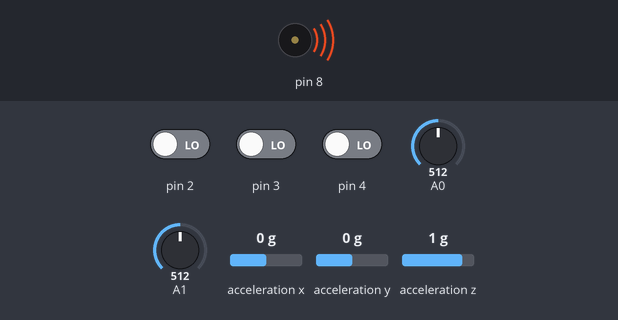
Bench run of a sketch on a simulated Arduino Uno, built with avr-gcc and run on an emulated ATmega328P. Shown: buzzer (waves = sounding). The inputs (shaded band) are chosen by the test bench; at power-on: acceleration z 1 g, A1 = 512, pin 2 LOW, A0 = 512, pin 3 LOW, pin 4 LOW, acceleration x 0 g, acceleration y 0 g. What the sketch prints to the serial monitor is not drawn.

Above: at 1.2 s.
1.3 s: acceleration z set to 0.7 g
At 1.8 s:
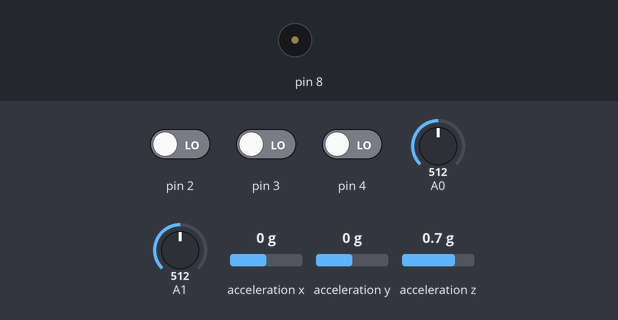
2.8 s: A1 set to 489
At 4.0 s:
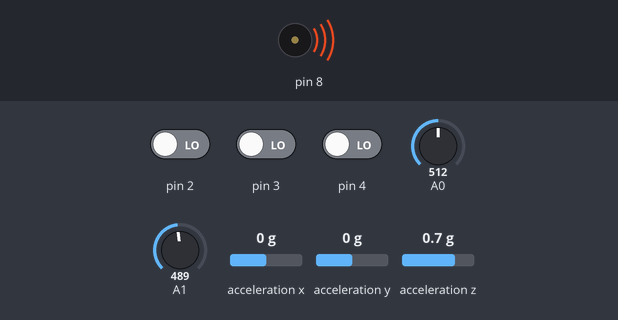
4.8 s: pin 2 driven HIGH
6.9 s: A0 set to 107
9.9 s: A0 set to 91
11.4 s: pin 3 driven HIGH
Timing chart, 0 to 14.4 s (numbered marks = the images above; inputs shaded):
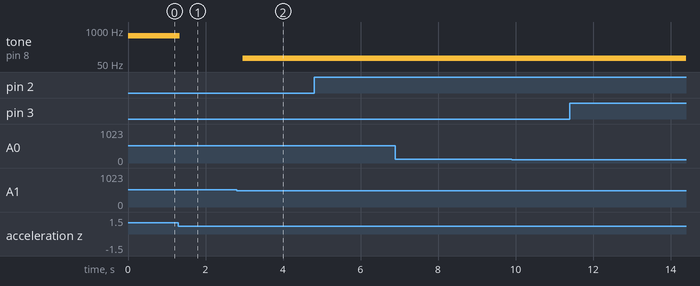

The sketch:

ArduinoCode.ino
```cpp
// This is the code for our Principles of Engineering project

// pitches is a file defining different pitches
#include "pitches.h"

// wire is the library that allows communication with the accelerometer using I2C
#include <Wire.h>

// needed for communicating with this particular accelerometer
#include "SparkFun_MMA8452Q.h"

// create instance of the MMA8452 class for accelerometer
MMA8452Q accel;
int note;

void setup() { // this code runs once
  // initialize serial
  Serial.begin(9600);
  Serial.println("Setup");

  // initialize pins for buttons
  pinMode(2, INPUT);
  pinMode(3, INPUT);
  pinMode(4, INPUT);


  // initialize wire library
  Wire.begin();

  // check if accelerometer is connected
  if (accel.begin() == false) {
    Serial.println("Not Connected. Please check connections and read the hookup guide.");
    while (1);
  }

}


void loop() {

  // button code
  if (digitalRead(2) == 1) {
    Serial.print(" Button 1");
    note = NOTE_B4;
    tone(8, note, 1000 / 16);
  }
  if (digitalRead(3) == 1) {
    Serial.print(" Button 2");
    note = NOTE_A4;
    tone(8, note, 1000 / 16);
  }
  if (digitalRead(4) == 1) {
    Serial.print(" Button 3");
    note = NOTE_G4;
    tone(8, note, 1000 / 16);
  }

  // code for force sensitive resistor
  long force = analogRead(A0);
  if (force > 5) {
    Serial.print(" Force: ");
    Serial.print(force);

    // currently the force sensor plays a tone dependent on how hard it is pushed
    // eventually, this reading may control volume or some other aspect of sound
    tone(8, force + 100, 1000 / 16);
  }

  // flex sensor code
  // Read the ADC, and calculate voltage and resistance from it
  int flexADC = analogRead(A1);
  if (flexADC < 500) {
    note = NOTE_E2;
    tone(8, note, 0);
    Serial.print("Flex");
    Serial.print(flexADC);
  }
  //  else{
  //    Serial.println(flexADC);
  //    noTone(8);
  //    Serial.println(noise);
  //  }

  // accelerometer code
  if (accel.available()) {  // Wait for new data from accelerometer
    // Acceleration of x, y, and z directions in g units (between 0 and 1)
    float ax = (accel.getCalculatedX());
    float ay = (accel.getCalculatedY());
    float az = (accel.getCalculatedZ());

    // prints accelerometer values if accelerometer is not flat (in z direction)
    if (abs(az) < 0.85) {
      Serial.print("");
      Serial.print("a(x): ");
      Serial.print(ax);
      Serial.print("\t");
      Serial.print("a(y): ");
      Serial.print(ay);
      Serial.print("\t");
      Serial.print("a(z): ");
      Serial.println(az);

      // currently makes a tone whose pitch is dependent on the absolute value of
      // acceleration in the x direction, multipled by 700
      // eventually all readings of the accelerometer will be involved and they
      // will control different aspects of the sound
      noTone(8);
      int noteDurations[] = {4, 4, 4, 4, 4, 4, 4, 4, 4, 4};
    for (int thisNote = 0; thisNote < 20; thisNote++) {
      int noteDuration = 1000 / noteDurations[thisNote];
      //Serial.print(abs(ay));
     //int thisPitch = map(az, -1, 1, 31, 200);
      //Serial.print(thisPitch);
      // play the pitch:
      //tone(8, note+thisPitch, noteDuration*6000);
      //note = note+thisPitch;
      tone(8,note+abs(ax)*300, noteDuration*6000);
      delayMicroseconds(10000);
    }
    Serial.println("");
    }
  }
}
```

pitches.h
```cpp
/*************************************************
 * Public Constants
 *************************************************/

#define NOTE_B0  31
#define NOTE_C1  33
#define NOTE_CS1 35
#define NOTE_D1  37
#define NOTE_DS1 39
#define NOTE_E1  41
#define NOTE_F1  44
#define NOTE_FS1 46
#define NOTE_G1  49
#define NOTE_GS1 52
#define NOTE_A1  55
#define NOTE_AS1 58
#define NOTE_B1  62
#define NOTE_C2  65
#define NOTE_CS2 69
#define NOTE_D2  73
#define NOTE_DS2 78
#define NOTE_E2  82
#define NOTE_F2  87
#define NOTE_FS2 93
#define NOTE_G2  98
#define NOTE_GS2 104
#define NOTE_A2  110
#define NOTE_AS2 117
#define NOTE_B2  123
#define NOTE_C3  131
#define NOTE_CS3 139
#define NOTE_D3  147
#define NOTE_DS3 156
#define NOTE_E3  165
#define NOTE_F3  175
#define NOTE_FS3 185
#define NOTE_G3  196
#define NOTE_GS3 208
#define NOTE_A3  220
#define NOTE_AS3 233
#define NOTE_B3  247
#define NOTE_C4  262
#define NOTE_CS4 277
#define NOTE_D4  294
#define NOTE_DS4 311
#define NOTE_E4  330
#define NOTE_F4  349
#define NOTE_FS4 370
#define NOTE_G4  392
#define NOTE_GS4 415
#define NOTE_A4  440
#define NOTE_AS4 466
#define NOTE_B4  494
#define NOTE_C5  523
#define NOTE_CS5 554
#define NOTE_D5  587
#define NOTE_DS5 622
#define NOTE_E5  659
#define NOTE_F5  698
#define NOTE_FS5 740
#define NOTE_G5  784
#define NOTE_GS5 831
#define NOTE_A5  880
#define NOTE_AS5 932
#define NOTE_B5  988
#define NOTE_C6  1047
#define NOTE_CS6 1109
#define NOTE_D6  1175
#define NOTE_DS6 1245
#define NOTE_E6  1319
#define NOTE_F6  1397
#define NOTE_FS6 1480
#define NOTE_G6  1568
#define NOTE_GS6 1661
#define NOTE_A6  1760
#define NOTE_AS6 1865
#define NOTE_B6  1976
#define NOTE_C7  2093
#define NOTE_CS7 2217
#define NOTE_D7  2349
#define NOTE_DS7 2489
#define NOTE_E7  2637
#define NOTE_F7  2794
#define NOTE_FS7 2960
#define NOTE_G7  3136
#define NOTE_GS7 3322
#define NOTE_A7  3520
#define NOTE_AS7 3729
#define NOTE_B7  3951
#define NOTE_C8  4186
#define NOTE_CS8 4435
#define NOTE_D8  4699
#define NOTE_DS8 4978
```

Measured:
- the behaviour switches between 0.9 and 0.8 g on acceleration z (found by bisection; images 0 and 1)
- the behaviour switches between 500 and 499 on A1 (found by bisection; images 1 and 2)
- after the input at 1.3 s, tone on pin 8: 612 Hz → silent at once
- after the input at 2.8 s, tone on pin 8: silent → 82 Hz after 0.16 s
